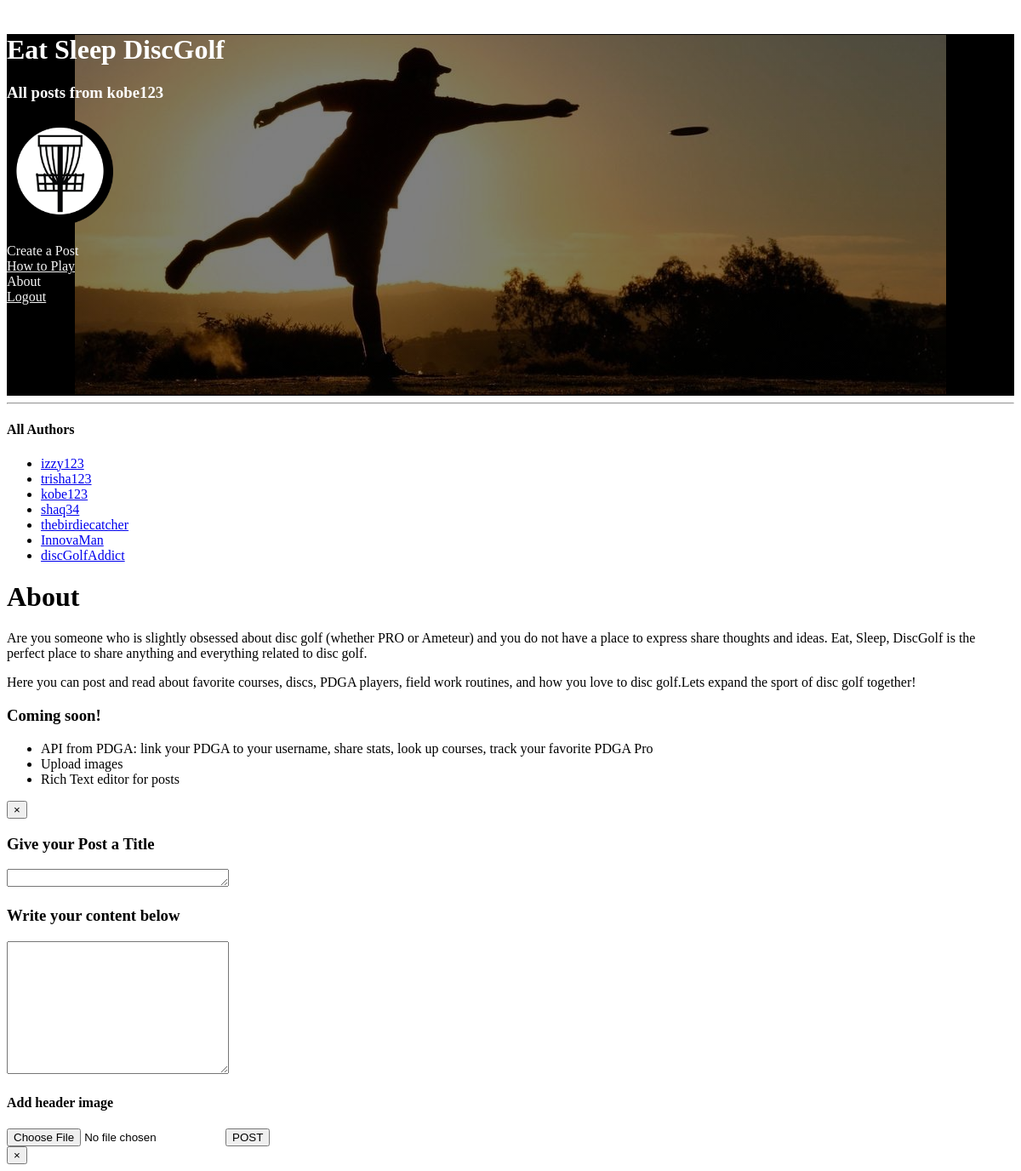
/allposts/3 (signed in), run on the app's committed database.
### blog_app/models.py (models this page shows)
class User(models.Model):
    user_name = models.CharField(max_length=25)
    email = models.CharField(max_length=50)
    password = models.CharField(max_length=30)
    objects = Log_Reg_Manager()

### blog_app/views.py (the view)
# urls.py: path('allposts/<int:id>', views.allUsersPosts, name= "all of a user's posts"),
def allUsersPosts(request, id):
    if 'user_id' not in request.session:
        return redirect('/login')
    user = User.objects.get(id=request.session['user_id'])
    user1 = User.objects.get(id=id)
    post1 = Posts.objects.filter(posted_by=user1)
    context={
        'user': user,
        'userPosts': user1,
        'posts' : post1.all().order_by('-created_at'),
        'all_users':User.objects.all()
    }
    return render(request, "usersallpost.html", context)

### blog_app/templates/usersallpost.html (shortened to what this page needs)
<!doctype html>
<html class="no-js" lang="en">
    <head>
    <link rel="stylesheet" href="https://dhbhdrzi4tiry.cloudfront.net/cdn/sites/foundation.min.css">
    {%load static%}
    <link rel="stylesheet" href="{% static 'css/home.css' %}">
    </head>
    <body>
    <div class="callout large primary">
        <div class="row column text-center">
        <h1 id="title-text">Eat Sleep DiscGolf</h1>
        <h3 id="title-text"> All posts from {{userPosts.user_name}}</h3>
        <a href="/home"><img id="logo" src="../static/img/basket-BW.png" alt="image of logo"></a>
        <div class="row column text-center">
            <ul class= "menu">
                <li><a data-open="CreatePost-Modal">Create a Post</a></li>
                <li><a href="https://www.pdga.com/rules/official-rules-disc-golf/800" target="_blank">How to Play</a></li>
                <li><a data-open="About-Modal">About</a></li>
                <li><a href="/logout">Logout</a></li>
            </ul>
        </div>
    </div>
    </div>
    <div class="row" id="content">
        <hr>
    <div class="medium-3 columns" data-sticky-container>
        <div class="sticky" data-sticky data-anchor="content">
            <h4>All Authors</h4>
            <ul>
                {% for user in all_users%}
                <li><a href="/allposts/{{user.id}}">{{user.user_name}}</a></li>
                {% endfor %}
            </ul>
        </div>
      </div>
    </div>
    <div class="reveal" id="About-Modal" data-reveal>
        <h1>About</h1>
        <p class="lead">Are you someone who is slightly obsessed about disc golf (whether PRO or Ameteur) and you do not have a place to express share thoughts and ideas. Eat, Sleep, DiscGolf is the perfect place to share anything and everything related to disc golf.</p>
        <p class="lead">Here you can post and read about favorite courses, discs, PDGA players, field work routines, and how you love to disc golf.Lets expand the sport of disc golf together!</p>
        <h3>Coming soon!</h3>
        <ul>
            <li>API from PDGA: link your PDGA to your username, share stats, look up courses, track your favorite PDGA Pro</li>
            <li>Upload images</li>
            <li>Rich Text editor for posts</li>
        </ul>
        <button class="close-button" data-close aria-label="Close modal" type="button">
            <span aria-hidden="true">&times;</span>
        </button>
    </div>
    <div class="reveal" id="CreatePost-Modal" data-reveal>
        <form action="/create-post" method="post" enctype="multipart/form-data">
            <h3>Give your Post a Title</h3>
            <textarea name="title" id="title" cols="30" rows="1"></textarea>
            <h3>Write your content below</h3>
            <textarea name="content" id="content" cols="30" rows="10"></textarea>
            <h4>Add header image</h4>
            <input type="file" name="header_image" id="header_image">
            <button class='success button' type="submit">POST</button>
        </form>
        <button class="close-button" data-close aria-label="Close modal" type="button">
            <span aria-hidden="true">&times;</span>
        </button>
    </div>
  </body>
</html>

### blog_app/static/css/home.css (style rules this page uses)
#logo { width: 125px; height: 125px; display: inline; }
.callout.primary { background-image: linear-gradient( rgba(0, 0, 0, 0.5), rgba(0, 0, 0, 0.5)),url(../img/golfer.jpg); background-repeat: no-repeat; background-position: center; height: 425px; background-color: black; }
.callout>:first-child { margin-top: 40px; }
#title-text { color: white; }
.menu { display: inline; }
.callout.primary a { color: whitesmoke; }

### data on the page
User: user_name "kobe123"
User: user_name "izzy123"
User: user_name "trisha123"
User: user_name "shaq34"
User: user_name "thebirdiecatcher"
User: user_name "InnovaMan"
User: user_name "discGolfAddict"
